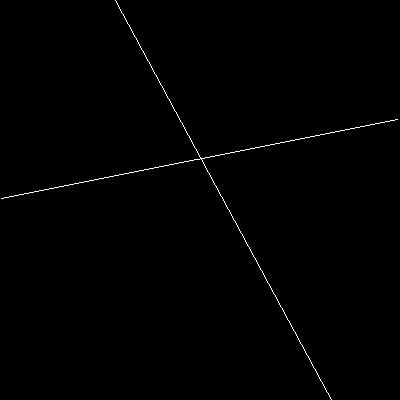
#> input picture Computer Vision/00OpenCV/找线、角度、旋转、定位、模板/line2.bmp, 400 x 400 px
$ python '00hough直线变换.py'
#> lines starting #> are read from the running program, lines starting #| are printed output that depends on the picture; after the words box and inside, x2 and y2 are one past the last pixel; in counts of white or black regions, pixels touching at a corner belong together; long printed decimals are rounded
# 1、直角坐标系下的每条直线，在极坐标系下都通过通过一个点(ρ,θ)，因此对于每个点(x,y)进行极坐标换算。
# 2、设置一个累加器：每当同一条直线上的点，映射到极坐标系下的点时，这个点就累加一。
# 3、设置阈值。阈值达到标准视为一条直线。所以lines返回的是两个值：距离，角度。
# 但是衡量直线的个数通过len(lines)
import cv2
import numpy as np


img = cv2.imread("line2.bmp")
#> img is the input picture: shape (400, 400, 3); 0.5% white in thin lines or dots
gray = cv2.cvtColor(img, cv2.COLOR_BGR2GRAY)
#> gray: shape (400, 400); 0.5% white in thin lines or dots
edges = cv2.Canny(gray, 50, 150, apertureSize=3)
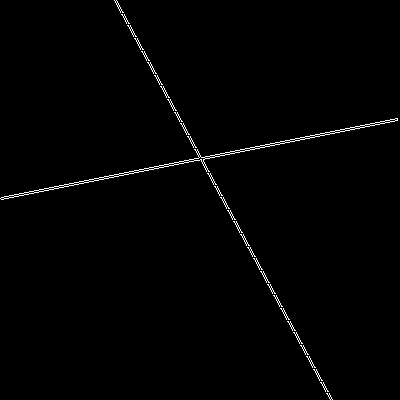
#> edges: shape (400, 400); 0.99% white in thin lines or dots

lines = cv2.HoughLines(edges, 1, np.pi/180, 200)
#> lines = [[-103, 2.65], [193, 1.38]]

print(lines.shape)
#| (2, 1, 2)
print(type(lines))
#| <class 'numpy.ndarray'>
print(lines)
#| [[[-103.           2.653]]
#|  [[ 193.           1.379  ]]]
print(len(lines))
#| 2
print(lines[0])
#| [[-103.           2.653]]
print(lines.tolist())
#| [[[-103.0, 2.653]], [[193.0, 1.379]]]
for rho, theta in lines[0]:
    a = np.cos(theta)
    b = np.sin(theta)
    x0 = a * rho
    y0 = b * rho
    x1 = int(x0 + 1000*(-b))
    y1 = int(y0 + 1000*a)
    x2 = int(x0 - 1000*(-b))
    y2 = int(y0 - 1000*a)

    cv2.line(img, (x1, y1), (x2, y2), (0, 0, 255), 2)
#> this loop made 1 pass
#> (rho, theta, a, b, x0, y0, x1, y1) on pass 1: (-103, 2.65, -0.883, 0.469, 90.94, -48.36, -378, -931)
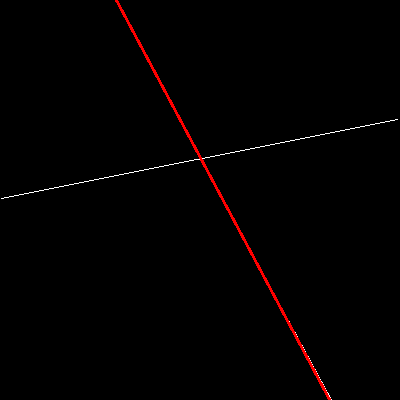
#> img: shape (400, 400, 3); 0.82% of pixels changed, all inside (x1, y1, x2, y2) = (115, 0, 331, 400)

cv2.imshow("result", img)
cv2.waitKey(10000)
cv2.destroyAllWindows()

# if __name__ == '__main__':
#     main()

$ run again, with Computer Vision/00OpenCV/找线、角度、旋转、定位、模板/line1.bmp copied over Computer Vision/00OpenCV/找线、角度、旋转、定位、模板/line2.bmp
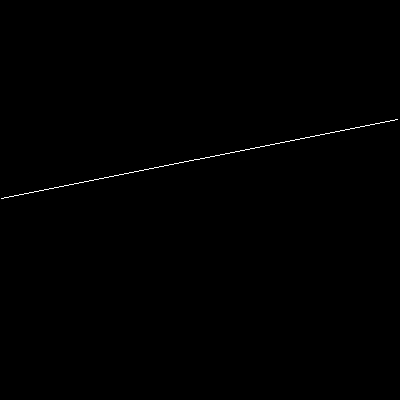
#> input picture Computer Vision/00OpenCV/找线、角度、旋转、定位、模板/line1.bmp, 400 x 400 px
#> img is the input picture: shape (400, 400, 3); 0.25% white in thin lines or dots, all inside (x1, y1, x2, y2) = (1, 119, 398, 199)
#> `edges = cv2.Canny(gray, 50, 150, apertureSize=3)`:
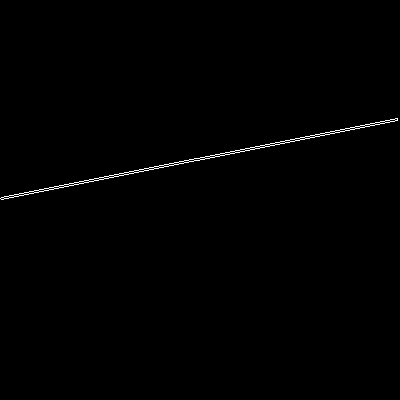
#> edges: shape (400, 400); 0.5% white in thin lines or dots, all inside (x1, y1, x2, y2) = (0, 118, 398, 200)
#> lines = [[193, 1.38]]
#| (1, 1, 2)
#| <class 'numpy.ndarray'>
#| [[[193.        1.379]]]
#| 1
#| [[193.        1.379]]
#| [[[193.0, 1.379]]]
#> the loop `for rho, theta in lines[0]:` made 1 pass
#> (rho, theta, a, b, x0, y0, x1, y1) on pass 1: (193, 1.38, 0.191, 0.982, 36.83, 189.5, -944, 380)
#> after the loop `for rho, theta in lines[0]:`:
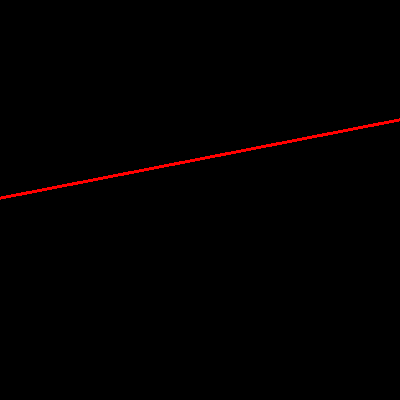
#> img: shape (400, 400, 3); 0.76% of pixels changed, all inside (x1, y1, x2, y2) = (0, 118, 400, 200)

$ run again, with Computer Vision/00OpenCV/找线、角度、旋转、定位、模板/lines.bmp copied over Computer Vision/00OpenCV/找线、角度、旋转、定位、模板/line2.bmp
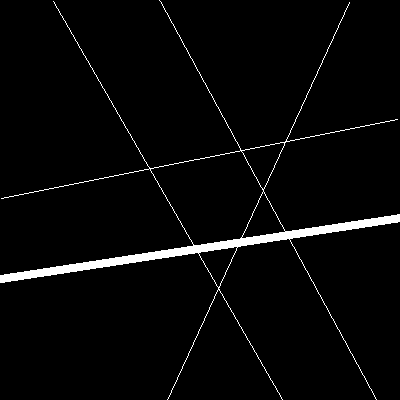
#> input picture Computer Vision/00OpenCV/找线、角度、旋转、定位、模板/lines.bmp, 400 x 400 px
#> img is the input picture: shape (400, 400, 3); 3% white; 1 white region, box (x1, y1, x2, y2) and area: (0, 0, 400, 400) 4812
#> `edges = cv2.Canny(gray, 50, 150, apertureSize=3)`:
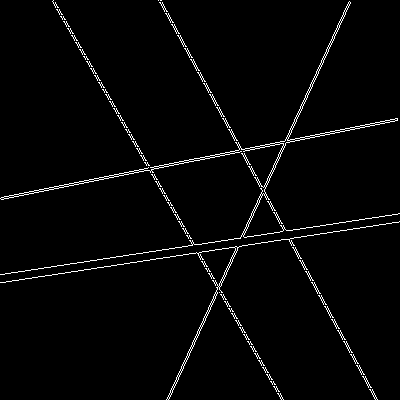
#> edges: shape (400, 400); 2.4% white in thin lines or dots
#> lines = [[-46, 2.62], [-44, 2.62], [319, 0.436], [193, 1.38], [-143, 2.65]]
#| (5, 1, 2)
#| <class 'numpy.ndarray'>
#| [[[ -46.            2.618 ]]
#|  [[ -44.            2.618 ]]
#|  [[ 319.            0.4363]]
#|  [[ 193.            1.379   ]]
#|  [[-143.            2.653 ]]]
#| 5
#| [[-46.          2.618]]
#| [[[-46.0, 2.618]], [[-44.0, 2.618]], [[319.0, 0.4363]], [[193.0, 1.379]], [[-143.0, 2.653]]]
#> the loop `for rho, theta in lines[0]:` made 1 pass
#> (rho, theta, a, b, x0, y0, x1, y1) on pass 1: (-46, 2.62, -0.866, 0.5, 39.84, -23, -460, -889)
#> after the loop `for rho, theta in lines[0]:`:
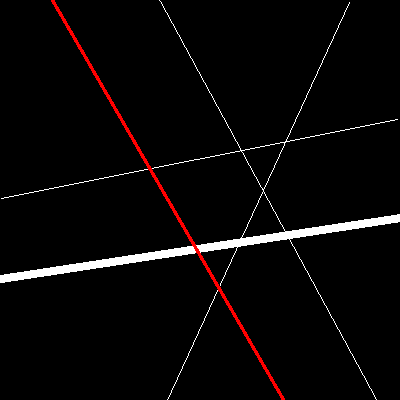
#> img: shape (400, 400, 3); 0.97% of pixels changed, all inside (x1, y1, x2, y2) = (51, 0, 285, 400)
